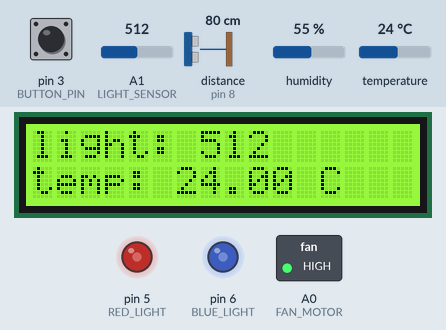
Recording of a sketch running on a simulated Arduino Leonardo, built with avr-gcc and run on an emulated ATmega32U4. Parts: 16×2 character LCD, switched loads named in the sketch (green lamp = pin HIGH), output pins drawn as LEDs (lit = HIGH). Wiring (inferred from the names in the program): ultrasonic range finder: trigger pin 9; echo pin 8. Dashed ring = blinking. Inputs (shaded band) come from the test bench; at power-on: A1 (LIGHT_SENSOR) = 512, temperature 24 °C, pin 3 (BUTTON_PIN) LOW, distance to the obstacle (sensor on pin 8) 80 cm, humidity 55 %. The echo pulse lasts 58.3 µs per cm; WiFi joins after 1.5 s; servers stay silent unless stated; pins used as bus, display or sensor lines are not drawn; what the sketch prints to the serial monitor is not drawn.

Above: at 2.7 s.
2.8 s: A1 (LIGHT_SENSOR) set to 110
At 3.7 s:
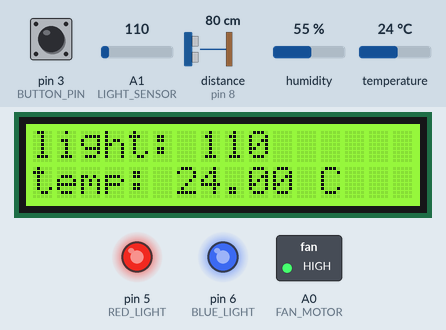
4.4 s: A1 (LIGHT_SENSOR) set to 91
At 5.66 s:
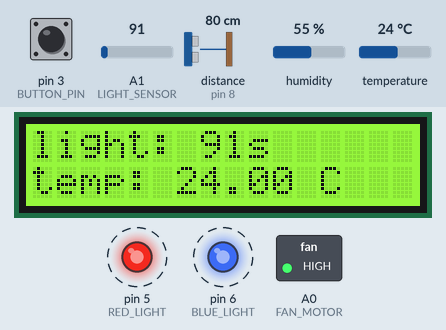
9.5 s: temperature set to 12 °C
At 10.51 s:
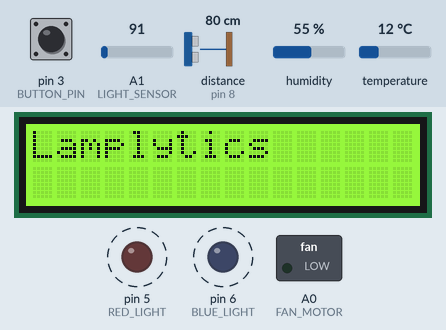
13.1 s: temperature set to 41 °C
At 17.6 s:
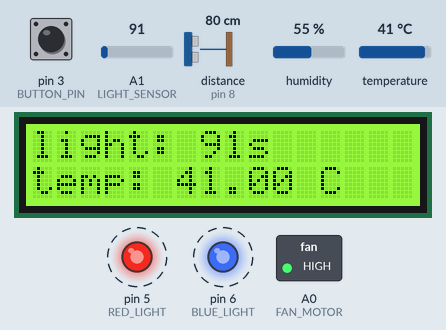
19.2 s: temperature set to 4 °C
At 20.1 s:
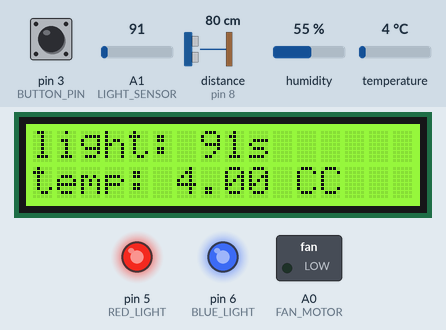
21.2 s: A1 (LIGHT_SENSOR) set to 147
At 22.0 s:
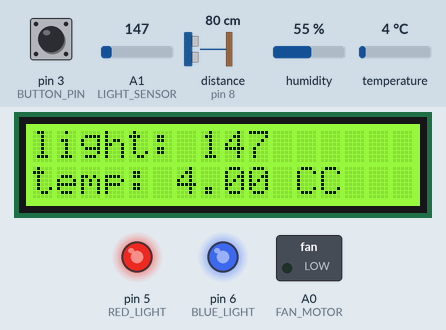
22.8 s: A1 (LIGHT_SENSOR) set to 176
Timing chart, 0 to 31.6 s (numbered marks = the images above; inputs shaded):
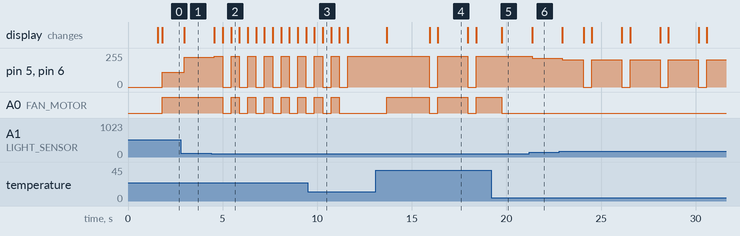

The sketch:

LampLytics.ino
```cpp
#include "WiFiEsp.h"
// Emulate Serial1 on pins 6/7 if not present
#ifndef HAVE_HWSERIAL1
#include "SoftwareSerial.h"
SoftwareSerial Serial1(10, 11); // RX, TX
#endif

#include <DHT.h>;
#include "rgb_lcd.h"

#define FAN_MOTOR A0
#define LIGHT_SENSOR A1
#define BUTTON_PIN 3
#define RED_LIGHT 5
#define BLUE_LIGHT 6
#define ECHO_PIN 8
#define TRIG_PIN 9
#define DHTPIN 2
#define DHTTYPE DHT22

// System State Flags
#define SYS_OFF -1
#define SYS_STANDBY 0
#define SYS_ACTIVE 1

#define WIFI_MILLIS 30000

char ssid[] = "---------------"; // your network SSID (name)
char pass[] = "---------------"; // your network password
int status = WL_IDLE_STATUS; // the Wifi radio's status
char server[] = "3.88.218.230";

//char var[] = "TEMP";
char get_request[200];
// Initialize the Ethernet client object
WiFiEspClient client;

// Initialize the dht object
DHT dht(DHTPIN, DHTTYPE);
// humidity and temperature constants
float temp;
char tempStr[6];

int minLightThresh = 0;
int maxLightThresh = 900;

int currentLightVolt = 0;
int lightThreshold = 5;
int lightVolt = 0;
int light = 0;

// distance constants
long duration;
int distInch;

unsigned long deskTimestamp;
unsigned long deskTime = 0;
char deskTimeStr[6];

int fanVolt = 0;
float minHotThresh = 15.00;
float maxHotThresh = 20.00;

// lcd display constants
rgb_lcd lcd;

const int colorR = 120;
const int colorG = 250;
const int colorB = 0;

int sys_state;
unsigned long wifi_timer;

void setup()
{
  // initialize serial for debugging
  Serial.begin(115200);
  // initialize serial for ESP module
  Serial1.begin(115200);
  // initialize ESP module
  WiFi.init(&Serial1);
  // check for the presence of the shield
  if (WiFi.status() == WL_NO_SHIELD) {
    Serial.println("WiFi shield not present"); // don't continue
  while (true);
  }

  // attempt to connect to WiFi network
  while ( status != WL_CONNECTED) {
    Serial.print("Attempting to connect to WPA SSID: ");
    Serial.println(ssid);
    // Connect to WPA/WPA2 network
    status = WiFi.begin(ssid, pass);
  }
  Serial.println("You're connected to the network");
  printWifiStatus();

  pinMode(RED_LIGHT, OUTPUT);
  pinMode(BLUE_LIGHT, OUTPUT);

  pinMode(TRIG_PIN, OUTPUT);
  pinMode(ECHO_PIN, INPUT);

  pinMode(BUTTON_PIN, INPUT);

  dht.begin();

  lcd.begin(16,2);
  lcd.setRGB(colorR, colorG, colorB);

  lcd.print("Lamplytics");

  sys_state = SYS_OFF;
  wifi_timer = millis() + WIFI_MILLIS;

}

void loop() {

  if (millis() > wifi_timer){

    Serial.println();
    if (!client.connected()){
      Serial.println("Starting connection to server...");
      client.connect(server, 5000);
    }

    Serial.println("Connected to server");

    temp = dht.readTemperature();
    dtostrf(temp, 4, 2, tempStr);
    deskTime += (millis() - deskTimestamp);
    deskTime = deskTime / 1000;
    itoa(deskTime, deskTimeStr, 10);

    // Make a HTTP request
    sprintf(get_request,"GET /newData?temp=%s&deskTime=%s HTTP/1.1\r\nHost: 3.88.218.230\r\n\r\n\r\n", tempStr, deskTimeStr);
    client.print(get_request);
    delay(500);
    while (client.available()) {
      char c = client.read();
      Serial.write(c);
    }

    wifi_timer = millis() + WIFI_MILLIS;
    deskTimestamp = millis();
    deskTime = 0;
  }
  // clears the trig pin
  digitalWrite(TRIG_PIN, LOW);
  delayMicroseconds(2);

  digitalWrite(TRIG_PIN, HIGH);
  delayMicroseconds(10);
  digitalWrite(TRIG_PIN, LOW);

  // Read the echo pin, which returns the sound wave travel time in microseconds
  duration = pulseIn(ECHO_PIN, HIGH);
  distInch = duration * 0.0133/2;

  // If object detected within 30 inches of ultrasound sensor
  if (distInch <= 30){
    if (sys_state == SYS_OFF){
      deskTimestamp = millis();
      sys_state = SYS_ACTIVE;
    }

    else if (sys_state == SYS_STANDBY){
      if (digitalRead(BUTTON_PIN) == HIGH){
        sys_state = SYS_ACTIVE;
      }
    }
    else {  // sys_state = SYS_ACTIVE
      light = analogRead(LIGHT_SENSOR);
      temp = dht.readTemperature();

      if (light >= maxLightThresh){
        lightVolt = 0;
      }
      else if (light < maxLightThresh){
        lightVolt = map(light, minLightThresh, maxLightThresh, 255, 0);
      }

      if (temp > maxHotThresh){
        fanVolt = 255;
      }
      else if (temp >= minHotThresh && temp <= maxHotThresh){
        fanVolt = map(temp, minHotThresh, maxHotThresh, 0, 255);
      }
      else{
        fanVolt = 0;
      }

      lcd.setCursor(0,0);
      lcd.print("light: " + String(light));
      lcd.setCursor(0,1);
      lcd.print("temp: " + String(temp) + " C");

      if (abs(lightVolt - currentLightVolt) >= lightThreshold){
        currentLightVolt = lightVolt;
        analogWrite(RED_LIGHT, lightVolt);
        analogWrite(BLUE_LIGHT, lightVolt);
//        Serial.print("voltage supplied to LEDs: ");
//        Serial.println(lightVolt);
      }
//      Serial.print(" %, Temp: ");
//      Serial.print(temp);
//      Serial.println(" Celsius");
      analogWrite(FAN_MOTOR, fanVolt);
      if (digitalRead(BUTTON_PIN) == HIGH){
        analogWrite(RED_LIGHT, 0);
        analogWrite(BLUE_LIGHT, 0);
        analogWrite(FAN_MOTOR, 0);
        currentLightVolt = 0;
        lcd.clear();
        lcd.setCursor(0,0);
        lcd.print("Lamplytics");
        sys_state = SYS_STANDBY;
      }
    }
  }
  else{
    if (sys_state == SYS_ACTIVE){
      analogWrite(RED_LIGHT, 0);
      analogWrite(BLUE_LIGHT, 0);
      analogWrite(FAN_MOTOR, 0);
      currentLightVolt = 0;
      lcd.clear();
      lcd.setCursor(0,0);
      lcd.print("Lamplytics");
      deskTime += (millis() - deskTimestamp);
      sys_state = SYS_OFF;
      temp = 0.0;
    }
    if (sys_state == SYS_STANDBY){
      deskTime += (millis() - deskTimestamp);
      sys_state = SYS_OFF;
      temp = 0.0;
    }
  }

  delay(200);
 }

void printWifiStatus() {
  // print the SSID of the network you're attached to
  Serial.print("SSID: ");
  Serial.println(WiFi.SSID());
  // print your WiFi shield's IP address
  IPAddress ip = WiFi.localIP();
  Serial.print("IP Address: ");
  Serial.println(ip);
  // print the received signal strength
  long rssi = WiFi.RSSI();
  Serial.print("Signal strength (RSSI):");
  Serial.print(rssi);
  Serial.println(" dBm");
}
```

Measured:
- the behaviour switches between 100 and 99 on A1 (LIGHT_SENSOR) (found by bisection; images 1 and 2)
- after the input at 2.8 s, pin 5 (RED_LIGHT), pin 6 (BLUE_LIGHT): 110/255 → 224/255 after 0.16 s; the display: changes after 0.16 s (image 1)
- after the input at 4.4 s, pin 5 (RED_LIGHT), pin 6 (BLUE_LIGHT): alternates 230/255 for 0.43 s and 0/255 for 0.45 s, starting after 0.17 s; A0 (FAN_MOTOR): alternates HIGH for 0.43 s and LOW for 0.45 s, starting after 0.60 s; the display: first changes after 0.17 s (image 2 shows a later state)
- after the input at 9.5 s, pin 5 (RED_LIGHT), pin 6 (BLUE_LIGHT): goes on until 11.6 s, then stays 230/255; A0 (FAN_MOTOR): goes on until 11.2 s, then stays LOW
- after the input at 13.1 s, pin 5 (RED_LIGHT), pin 6 (BLUE_LIGHT): alternates 230/255 for 1.6 s and 0/255 for 0.45 s, starting after 2.8 s; A0 (FAN_MOTOR): goes HIGH 2.3 s, LOW 0.45 s, HIGH 1.6 s, LOW 0.45 s, then HIGH, starting after 0.57 s; the display: changes after 0.57 s (image 4)
- after the input at 19.2 s, pin 5 (RED_LIGHT), pin 6 (BLUE_LIGHT): stays 230/255 (without the input it goes to 0/255 after 0.77 s); the display: changes after 0.56 s (image 5)
- after the input at 21.2 s, pin 5 (RED_LIGHT), pin 6 (BLUE_LIGHT): 230/255 → 214/255 after 0.15 s; the display: changes after 0.15 s (image 6)
- after the input at 22.8 s, pin 5 (RED_LIGHT), pin 6 (BLUE_LIGHT): 214/255 → 206/255 after 0.15 s, then repeats every 2.0 s: 0/255 0.45 s, 206/255 1.6 s
